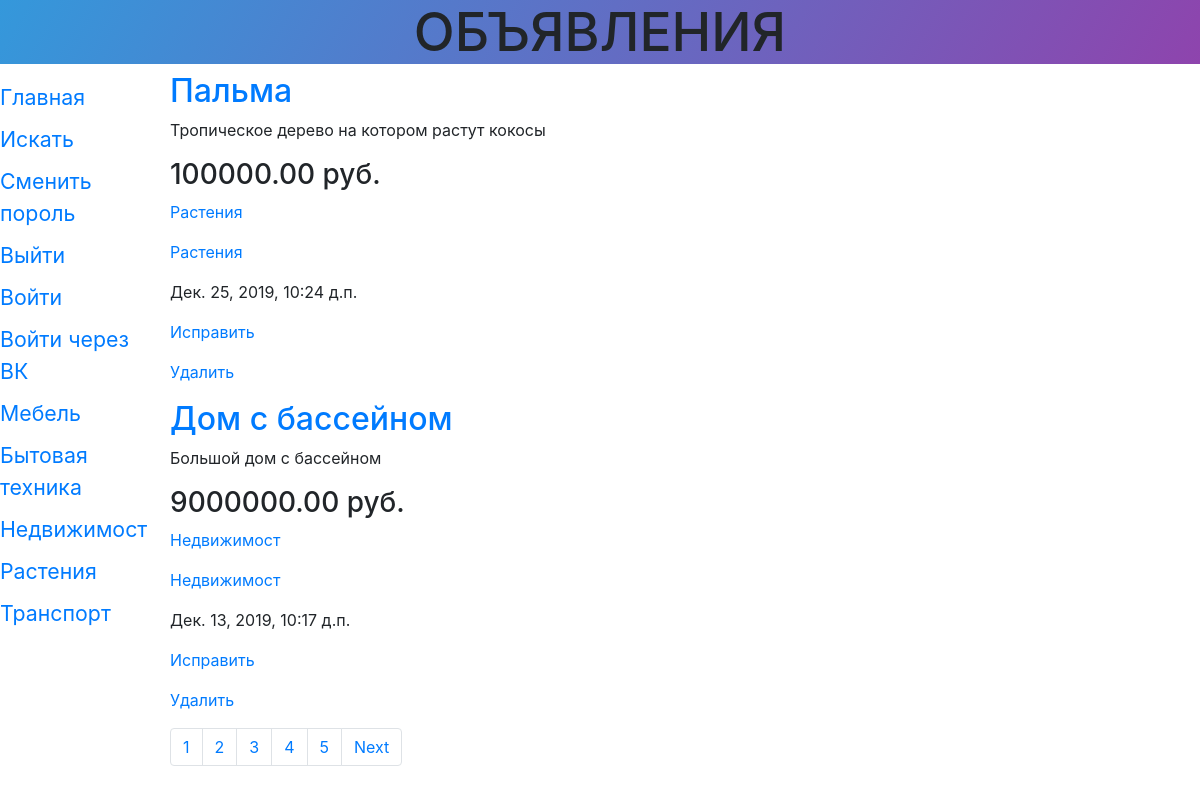
/storys/, run on an earlier commit of the app's database.
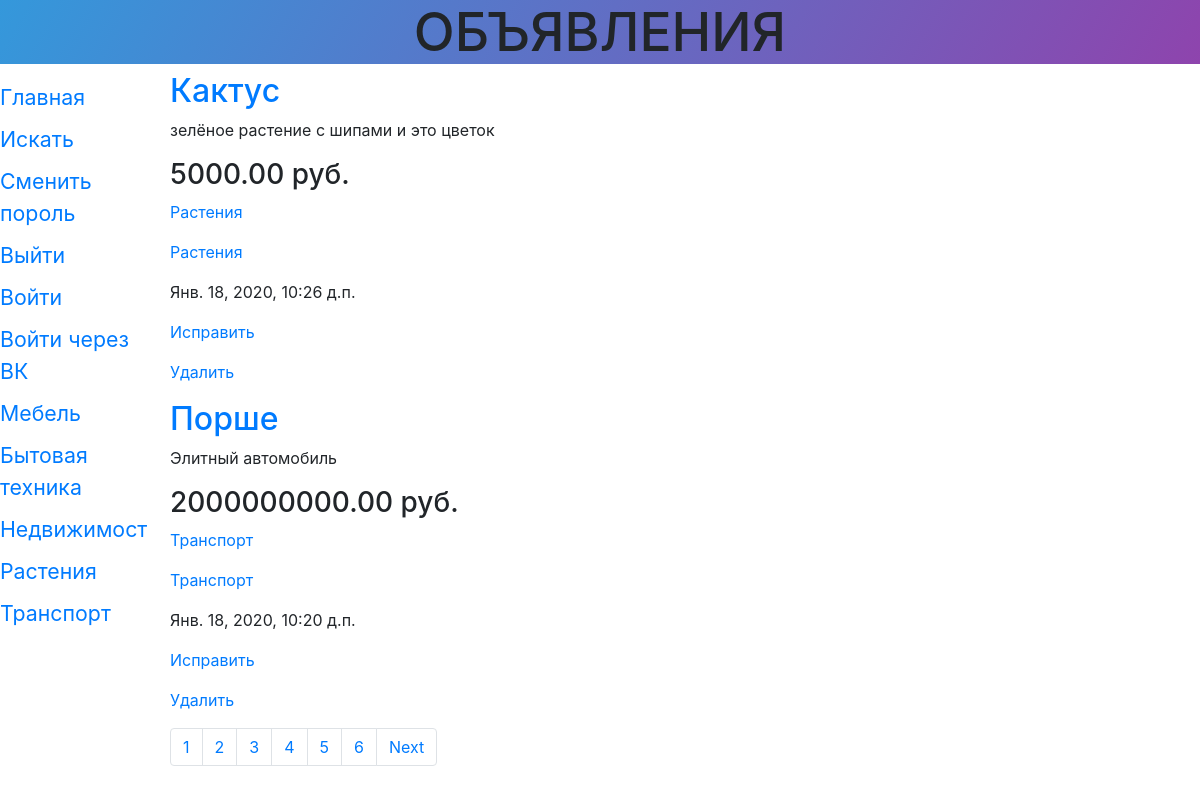
And on a later commit of the database.
### storys/models.py (models this page shows, shortened)
class Rubric(models.Model):
	name = models.CharField(max_length=20, db_index=True, verbose_name = 'Название')
	order = models.SmallIntegerField(default = 0, db_index=True)
	class Meta():
		verbose_name_plural = 'Рубрики'
		verbose_name = 'Рубрика'
		ordering = ['order','name']

class Story(models.Model):
	title = models.CharField(max_length=50, verbose_name='Товар')
	content = models.TextField(null = True, blank=True, verbose_name='Описание')
	price = models.FloatField(null = True, blank=True, verbose_name='Цена')
	published = models.DateTimeField(auto_now_add=True, db_index=True, verbose_name='Опубликовано')
	rubric = models.ForeignKey('Rubric', null=True, on_delete = models.PROTECT,verbose_name = 'Рубрика',
		related_name='entries', related_query_name='entry')
	class Meta():
		verbose_name_plural = 'Объявления'
		verbose_name = 'Объявление'
		ordering = ['-published']

### storys/views.py (the view)
# urls.py: path('', index , name = 'index'),
def index(request):
		rubrics = Rubric.objects.all()
		bbs = Story.objects.all()
		paginator = Paginator(bbs, 2)
		if 'page' in request.GET:
			page_num = request.GET['page']
		else:
			page_num = 1
		page = paginator.get_page(page_num)
		context = {'rubrics': rubrics, 'page':page, 'bbs':page}
		return render(request, 'storys/index.html', context)

### storys/templatetags/filtersandtags.py (called while the page is built)
def currency(value, name='руб.'):
	return '%1.2f %s' % (value, name)

@register.inclusion_tag('tags/ulist.html')
def ulist(*args):
	return {'items':args}

### storys/templates/storys/index.html (shortened to what this page needs)
{% extends "layout/basic.html" %}
{% load filtersandtags %}
{%block content%}
{%for bb in bbs.object_list%}
	<h2><a href="{% url 'detail' pk=bb.pk%}">{{bb.title}}</a></h2>
	<p>{{bb.content}}</p>
	<h3>{{bb.price|currency }}</h3>
	<p><a href="{% url 'by_rubric' bb.rubric.pk%}">
	{{bb.rubric.name}}</a></p>
	<p><a href="{% url 'bbs' bb.rubric.pk%}">
	{{bb.rubric.name}}</a></p>
	<p>{{bb.published|date:'DATETIME_FORMAT'}}</p>
	<p><a href="{% url 'edit' pk=bb.pk%}">Исправить</a></p>
	<p><a href="{% url 'delete' pk=bb.pk %}">Удалить</a></p>
	 {% empty %}
	  <h1>No comment</h1>
{%endfor%}
<ul class="pagination">
	{% for n in bbs.paginator.page_range%}
	<li class="page-item">
		<a class="page-link" href="?page={{n}}">{{n}}</a>
	</li>
	{%endfor%}
	{% if page.has_next %}
	<li class="page-item">
      <a class="page-link" href="?page={{page.next_page_number}}">Next</a>
    </li>
	</ul>
	{% endif %}
{%endblock%}

### storys/templates/layout/basic.html (shortened to what this page needs)
{%load static%}
{%load cache%}
<!DOCTYPE html>
<html lang="ru-RU">
<head>
	<link rel="stylesheet" href="https://stackpath.bootstrapcdn.com/bootstrap/4.3.1/css/bootstrap.min.css">
	<link rel="stylesheet" type="text/css" href="{% static 'storys/style.css'%}">
</head>
<body>
	<header>
		<h1>Объявления</h1>
	</header>
	{% cache 300 navbar%}
	<nav>
		<a href="{% url 'index'%}">Главная</a>
		<a href="{% url 'search'%}">Искать</a>
		<a href="{% url 'password_change'%}">Сменить пороль</a>
		<a href="{% url 'logout'%}">Выйти</a>
	{%endcache%}
		{% if user.is_authenticated %}
		{%else%}
		<a href="{% url 'login'%}">Войти</a>
		<a href="{% url 'social:begin' 'vk-oauth2'%}">Войти через ВК</a>
		{%endif%}
		{% for rubric in rubrics%}
		<a href="{% url 'by_rubric' rubric.pk %}">
		{{rubric.name}}</a>
		{%endfor%}
	</nav>
	<section>
		{%block content%}{%endblock%}
	</section>
</body>
</html>

### storys/static/storys/style.css (style rules this page uses)
header h1 { background-image: linear-gradient(120deg,#3498db,#8e44ad); font-size: 40pt; text-transform: uppercase; text-align: center; }
nav { font-size: 16pt; width: 150px; float: left; }
nav a { display: block; margin: 10px 0px; }
section { margin-left: 170px; }

What changed in the data, as far as the page shows it:
removed Story: title "Пальма", content "Тропическое дерево на котором растут кокосы", price "100000.00 руб.", rubric.name "Растения", published "Дек. 25, 2019, 10:24 д.п."
no longer on this page (row edited): Story: title "Дом с бассейном", content "Большой дом с бассейном", price "9000000.00 руб.", rubric.name "Недвижимост", published "Дек. 13, 2019, 10:17 д.п."
added Story: title "Кактус", content "зелёное растение с шипами и это цветок", price "5000.00 руб.", rubric.name "Растения", published "Янв. 18, 2020, 10:26 д.п."
added Story: title "Порше", content "Элитный автомобиль", price "2000000000.00 руб.", rubric.name "Транспорт", published "Янв. 18, 2020, 10:20 д.п."
Also different on the page:
new list line: "6"
